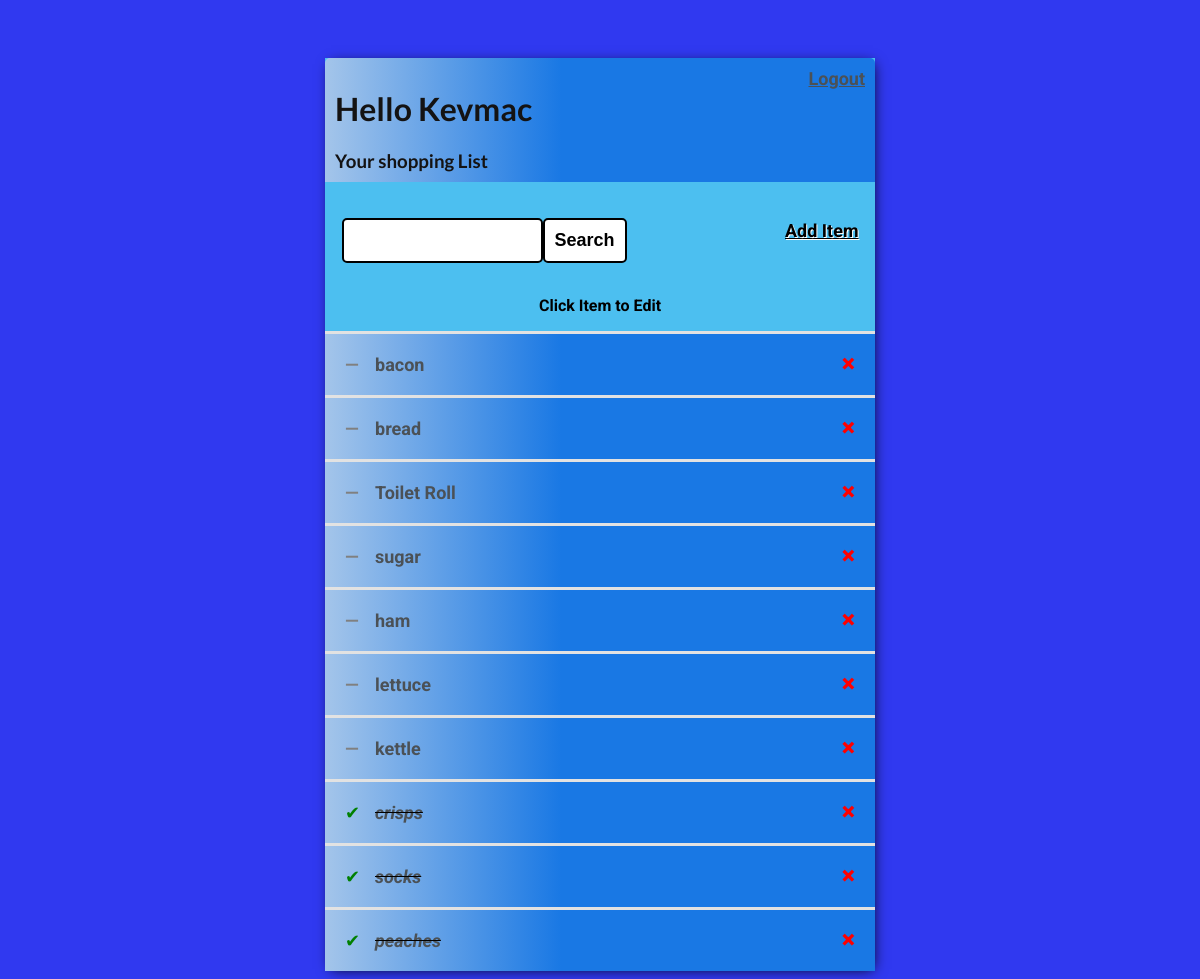
The app's page / (signed in), older data.
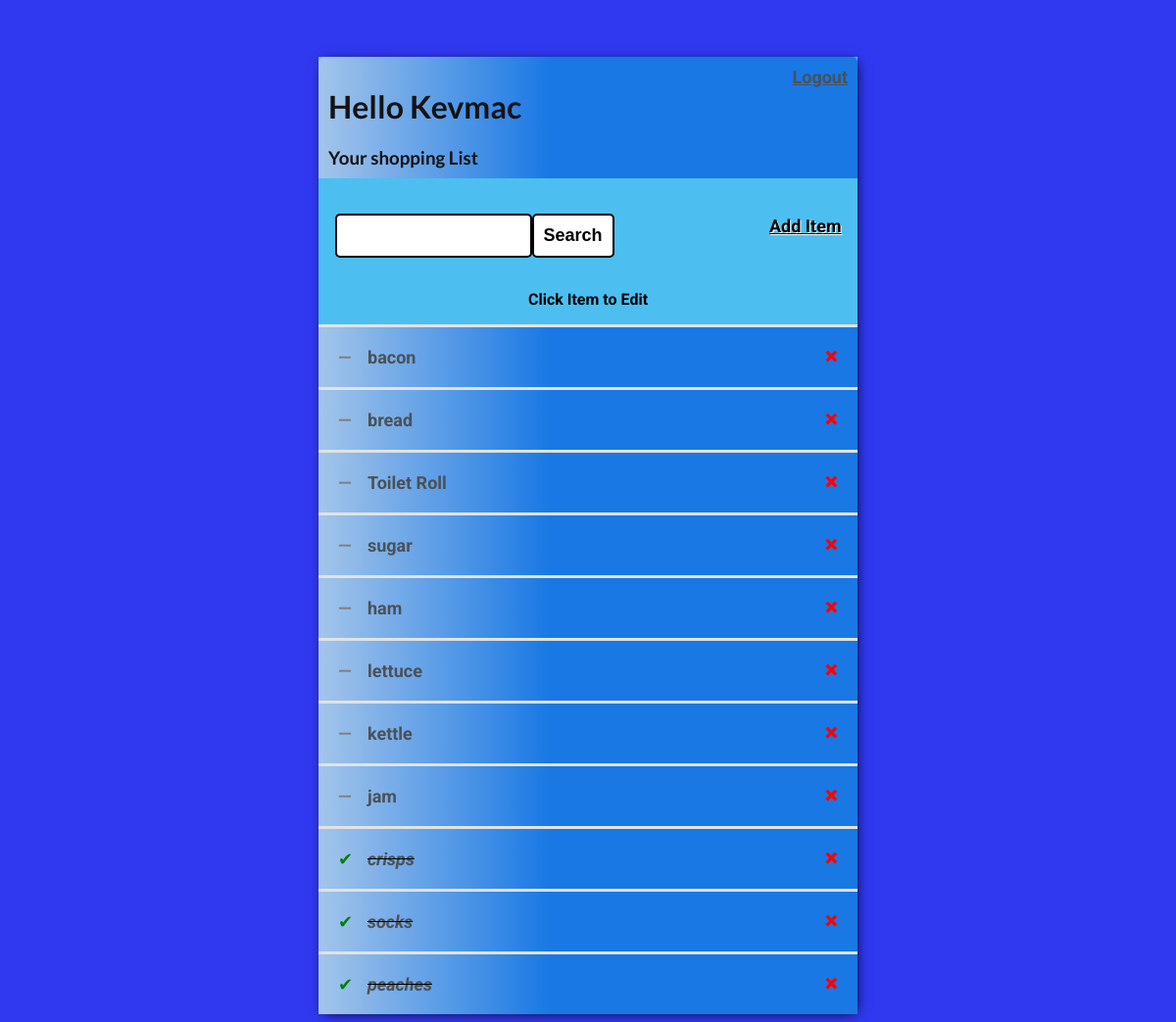
The same page, newer data.
### shop_app/models.py (models this page shows)
class Task(models.Model):
    user = models.ForeignKey(User, on_delete=models.CASCADE, null=True,
                             blank=True)
    title = models.CharField(max_length=100)
    description = models.TextField(null=True, blank=True)
    complete = models.BooleanField(default=False)
    created = models.DateTimeField(auto_now_add=True)
    def __str__(self):
        return self.title
    class Meta:
        ordering = ['complete']

### shop_app/views.py (the view)
# urls.py: path('', TaskList.as_view(), name='tasks'),
class TaskList(LoginRequiredMixin, ListView):
    model = Task
    context_object_name = 'tasks'
    def get_context_data(self, **kwargs):
        context = super().get_context_data(**kwargs)
        context['tasks'] = context['tasks'].filter(user=self.request.user)
        search_input = self.request.GET.get('Search-field') or ''
        if search_input:
            context['tasks'] = context['tasks'].filter(
                title__istartswith=search_input)
        context['search_input'] = search_input
        return context

### shop_app/templates/shop_app/task_list.html (shortened to what this page needs)
<!DOCTYPE html>
<html lang="en">
<head>
</head>
{% extends 'shop_app/main.html' %}
{% block content %}
<header>
<div class="header-bar">
    <div>
        <h1>Hello {{request.user|title}}</h1>
        <h3 style="margin:0">Your shopping List</h3>
    </div>
{% if request.user.is_authenticated %}
<a style="font-size: large" href="{% url 'logout' %}">Logout</a>
{% else %}
<a style="font-size: large" href="{% url 'login' %}">Login</a>
{% endif %}
</div>
</header>
<main>
<div id="search-add-wrapper">
    <form method="GET" style="margin-top: 20px; display:flex">
        <input type="text" name='Search-field' aria-label="Search" value="{{search_input}}">
        <input class="button" type="submit" value='Search' id="search-button" name="search-button">
    </form>
    <a id="add-link" href="{% url 'create-item' %}"> Add Item </a>
</div>
<p style="text-align:center; font-weight: bold; color: black" >Click Item to Edit</p>
<div class="shop-items-wrapper">
    {% for task in tasks %}
        <div class="item-wrapper">
            {% if task.complete %}
            <div class="item-title">
                <div class="item-complete-icon">&#10004;</div>
                <i><s><a href="{% url 'edit-item' task.id %}">{{task}}</a></s></i>
            </div>
            <a title="Remove Item" class="remove-item" href="{% url 'remove-item' task.id %}">&#215;</a>
            {% else %}
            <div class="item-title">
                <div class="item-incomplete-icon">&#8212;</div>
                <a href="{% url 'edit-item' task.id %}">{{task}}</a>
            </div>
            <a title="Remove Item" class="remove-item" href="{% url 'remove-item' task.id %}">&#215;</a>
            {% endif %}
        </div>
        {% empty %}
        <h3>No more items in Shopping List</h3>
        {% endfor %}
</div>
</main>
</html>
{% endblock content %}

### shop_app/templates/shop_app/main.html (shortened to what this page needs)
<!DOCTYPE html>
<html lang="en">
<head>
</head>
<body>
    <div class="container">
        {%  block content  %}
        {%  endblock content  %}
</body>
</html>

### shop_app/templates/shop_app/main.html (style rules this page uses)
body { background-color: rgb(48, 57, 240); font-family: 'Roboto', sans-serif; padding-top: 50px; }
h1, h2, h3, h4, h5, h6 { font-family: 'Lato', sans-serif; }
a, p { color: #4b5156; font-weight: bolder; }
.container { max-width: 550px; margin: auto; background-color: #4cbff0; -webkit-box-shadow: 2px 2px 13px -4px rgba(0, 0, 0, 1); box-shadow: 2px 2px 13px -4px rgba(0, 0, 0, 1); }
.header-bar { display:flex; justify-content: space-between; color:#141313; padding: 10px; border-radius: 5px 5px 0 0; background: linear-gradient(90deg, #a4c5ea 0%, #1978e4 43%, #1978e4 100%); }
.item-wrapper { display: flex; align-items: center; justify-content: space-between; padding: 20px; background: linear-gradient(90deg, #a4c5ea 0%, #1978e4 43%, #1978e4 100%); border-top: 3px solid rgb(226, 226, 226); }
.item-title { display: flex; font-size: large; }
.item-title a { text-decoration: none; color: #4b5156; margin-left: 10px; }
.item-complete-icon { height: 20px; width: 20px; color: green; }
.item-incomplete-icon { height: 20px; width: 20px; color: grey; font-weight: bold; }
.remove-item { text-decoration: none; font-weight: 900; color: red; font-size: 25px; line-height: 0; }
#search-add-wrapper { display: flex; justify-content: space-between; align-items: center; padding: 3%; }
#add-link { color: black; text-decoration: none; font-weight:700; text-shadow: 1px 1px white; text-decoration-line: underline; font-size: large; }
input[type=text], input[type=password], textarea { border: 2px solid black; border-radius: 5px; padding: 10px; width: 90%; }
.button { border: 2px solid black; background-color: white; color: black; padding: 10px; font-size: 14px; border-radius: 5px; cursor: pointer; text-decoration: none; font-weight: bolder; font-size: large; }

Row changes from the older to the newer data that the page shows:
added Task: title "jam"
